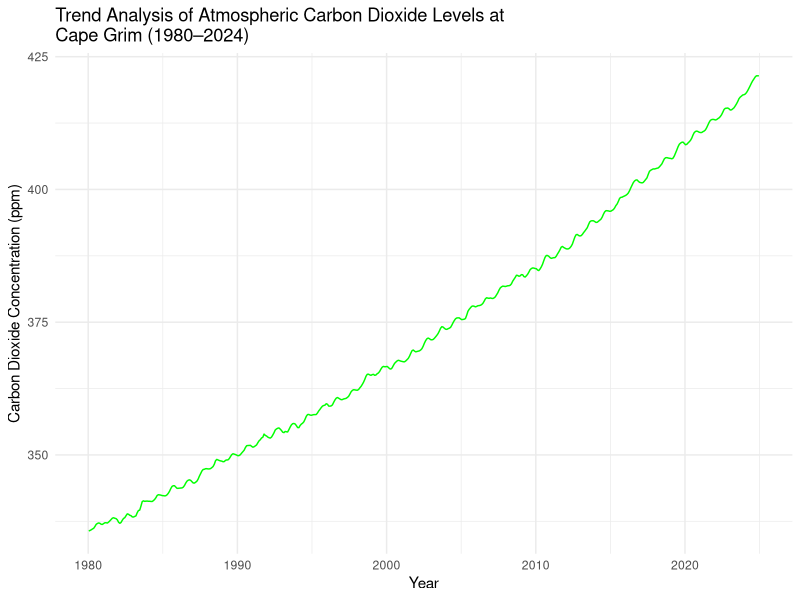

This figure's R source:

# Load required library
library(ggplot2)

# Import dataset
data <- read.csv("CO2 data.csv", skip = 30, header = FALSE)

# Rename columns for clarity
colnames(data) <- c("Year", "Month", "Day", "DecimalDate", "CO2", "sd", "extra", "type")

#Filter data by year from 1980 to 2025
co2_filtered_data <- subset(data, Year >= 1980 & Year <= 2024)

# Remove rows where 'Year' is not purely numeric
# (This cleans out unwanted text/metadata rows from the dataset)
data <- data[grepl("^[0-9]+$", data$Year), ]

# Convert 'Year' column from character (text) to numeric
# Required for proper analysis and plotting
data$Year <- as.numeric(data$Year)

# Convert 'DecimalDate' to numeric
# Ensures smooth time-series plotting on the x-axis
data$DecimalDate <- as.numeric(data$DecimalDate)

# Convert 'CO2' values to numeric
# Needed because plotting functions require numeric data
data$CO2 <- as.numeric(data$CO2)

# View first few rows (optional check)
head(data)

# Plot CO2 trend over time
# Using DecimalDate for smooth continuous timeline
ggplot(co2_filtered_data, aes(x = DecimalDate, y = CO2)) +
  geom_line(color = "green") +
  labs(
    title = "Trend Analysis of Atmospheric Carbon Dioxide Levels at  
Cape Grim (1980–2024)",
    x = "Year",
    y = "Carbon Dioxide Concentration (ppm)"
  ) +
  theme_minimal()
